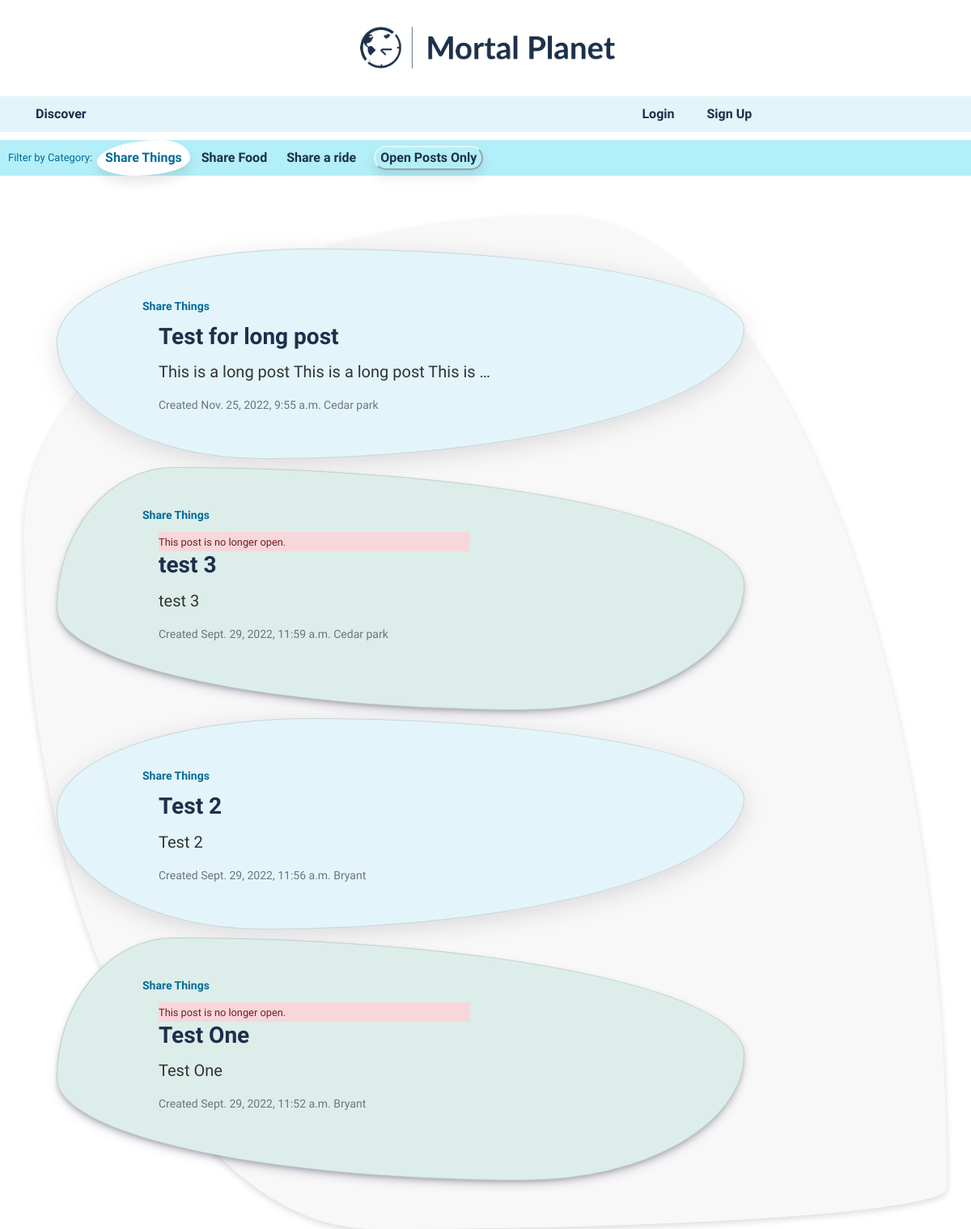
Page /categories/1 on the earlier database version.
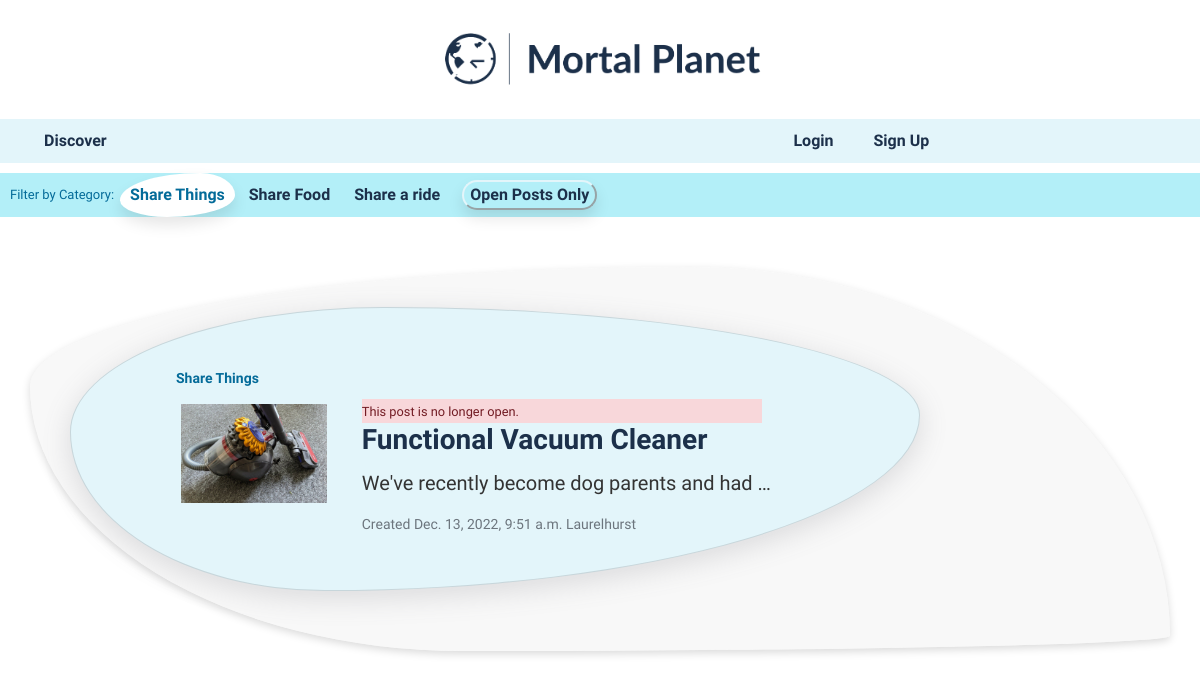
Same page on the later database version.
### mortalplanet/models.py (models this page shows)
class Category(models.Model):
    class Meta:
        verbose_name_plural = "categories"
    name = models.CharField(max_length=255)
    share = models.BooleanField(default=True)
    def __str__(self):
        return self.name

class Post(models.Model):
    open = models.BooleanField(default=True)
    category = models.ForeignKey("Category", on_delete=models.SET_NULL, blank=True, null=True)
    location = models.ForeignKey("Location",on_delete=models.SET_NULL, blank=True, null=True)
    creation_time = models.DateTimeField(auto_now_add=True)
    description = models.TextField(blank=True)
    image = models.ImageField(upload_to='PostImages',null=True,blank=True)
    poster = models.ForeignKey("User", on_delete=models.CASCADE, related_name="posts")
    title = models.CharField(max_length=255)

class Location(models.Model):
    class Meta:
        verbose_name_plural = "locations"
    area = models.CharField(max_length=255)
    def __str__(self):
        return self.area

### mortalplanet/views.py (the view)
# urls.py: path("categories/<int:category_id>", views.category, name="category"),
def category(request, category_id):
    category = get_object_or_404(Category, pk=category_id)
    if (category_id in [4,5,6]):
        categories=Category.objects.filter(share=False)
    else:
        categories=Category.objects.filter(share=True)
    post = Post.objects.filter(category=category).order_by("-creation_time").all()
    return render(request, "mortalplanet/filteredPosts.html", {
        "posts": post,
        "categories": categories,
    })

### mortalplanet/templates/mortalplanet/filteredPosts.html (shortened to what this page needs)
{% extends "mortalplanet/layout.html" %}
{% load static %}
{% block body %}
<ul class="nav sub-nav">
    <p>Filter by Category:</p> &nbsp;
    {% for category in categories %}
    <li class="nav-item">
        <a class="nav-link" href="{% url 'category' category.id%}">
            {{category}}
        </a>
    </li>
    {% endfor %}
    <li>
        <button id="open-toggle"> Open Posts Only</button>
    </li>
</ul>
<div id="all-posts-view" class="posts-view container">
    {% for post in posts %}
    <div class="card card-block">
        <small class="post-category heading-five">{{post.category}}</small>
        <a href="{% url 'post' post.id %}">
            <div class="row no-gutters">
                {% if post.image%}
                <div class="col-3">
                    <img src="{{post.image.url }}" class="card-img" alt="{{ post.title }}">
                </div>
                {% endif %}
                <div class="col-8">
                    <div class="card-body">
                        {% if not post.open %}
                        <div class="alert-danger">
                            <small>This post is no longer open.</small>
                        </div>
                        {% endif %}
                        <h5 class="card-title heading-two">
                            {{ post.title }}
                        </h5>
                        <p class="card-text card-text-description paragraph-three">{{ post.description }}</p>
                        <p class="card-text paragraph-five text-muted">Created {{ post.creation_time }}
                                {{post.location}}</p>
                    </div>
                </div>
            </div>
        </a>
    </div>
    {% empty %}
    NO POSTS FOR THIS TOPIC
    {% endfor %}
</div>
{% endblock %}

### mortalplanet/templates/mortalplanet/layout.html (shortened to what this page needs)
{% load static %}
<!DOCTYPE html>
<html lang="en">
<head>
    <link rel="stylesheet" href="https://cdnjs.cloudflare.com/ajax/libs/animate.css/4.1.1/animate.min.css" />
    <link rel="stylesheet" href="https://stackpath.bootstrapcdn.com/bootstrap/4.4.1/css/bootstrap.min.css"
>
    <link href="{% static 'mortalplanet/style.css' %}" rel="stylesheet">
</head>
<body>
    <div class="logo">
        <a href="{% url 'index' %}">
            <img src="/media/logo/logo.PNG">
        </a>
    </div>
    <ul class="nav main-nav">
        <li class="nav-item">
            <a class="nav-link" href="{% url 'discover' %}">Discover</a>
        </li>
        {% if user.is_authenticated %}
        <li class="nav-item">
            <a class="nav-link" href="{% url 'share' %}">Share</a>
        </li>
        <li class="nav-item">
            <a class="nav-link" href="{% url 'engage' %}">Enagage</a>
        </li>
        <li class="nav-item nav-right">
            <a class="nav-link" href="{% url 'profile' user.id %}"><span class="material-icons">person</span> </a>
        </li>
        <li class="nav-item">
            <a class="nav-link" href="{% url 'logout' %}">Logout</a>
        </li>
        {% else %}
        <li class="nav-item nav-right">
            <a class="nav-link" href="{% url 'login' %}">Login</a>
        </li>
        <li class="nav-item">
            <a class="nav-link" href="{% url 'register' %}">Sign Up</a>
        </li>
        {% endif %}
    </ul>
    {% block body %}
    {% endblock %}
</body>
</html>

### mortalplanet/static/mortalplanet/style.css (style rules this page uses)
body { font-family: 'Titillium Web', sans-serif; }
.nav.main-nav { max-height: 46px; align-items: center; }
.nav.main-nav a { font-weight: 600; max-height: 46px; padding: 10px; }
.main-nav { background-color: #E3F5FA; margin: 1% 0% 0% 0%; padding: 0% 0% 0% 2% }
.main-nav a { color: #1C304A; margin: 0px 10px; }
@media screen and (max-width:1259px) { .main-nav .nav-right { margin-left: 55%; } }
.nav.sub-nav { max-height: 46px; align-items: center; }
.nav.sub-nav p { margin: 0px; color: #046B99; font-size: small; }
.nav.sub-nav a { font-weight: 600; max-height: 46px; padding: 10px; }
.sub-nav { background-color: #B3EFF8; margin: 10px 0px; padding: 0px 10px; }
.sub-nav a { margin: 0px 2px; color: #1C304A; }
.sub-nav .nav-link[aria-current="page"] { border-radius: 70% 30% 59% 41% / 62% 50% 50% 38%; color: #046B99; background-color: #ffff; box-shadow: 0px 8px 15px rgba(0, 0, 0, 0.1); }
.sub-nav button { font-weight: 600; background-color: #B3EFF8; color: #1C304A; border-color: #E3F5FA; border-radius: 45px; box-shadow: 0px 8px 15px rgba(0, 0, 0, 0.1); margin: 0px 10px; }
.logo img { max-width: 350px; }
.logo { display: flex; align-content: center; justify-content: center; }
.posts-view.container { margin-top: 50px; padding: 30px; padding-bottom: 50px; background-color: rgba(243, 243, 243, .6); border-radius: 58% 42% 62% 38% / 31% 96% 4% 69%; box-shadow: rgba(0, 0, 0, 0.15) 0px 3px 8px; }
.card-text-description { max-width: 500px; max-height: 150px; overflow: hidden; white-space: nowrap; text-overflow: ellipsis; }
.card-title { max-width: 500px; max-height: 200px; overflow: hidden; white-space: nowrap; text-overflow: ellipsis; }
.card-block:nth-child(odd) { padding: 55px 85px 50px 100px; background-color: #E3F5FA; border-radius: 37% 63% 70% 30% / 44% 38% 62% 56%; box-shadow: rgba(100, 100, 111, 0.2) 0px 7px 29px 0px; }
.card-block { display: flex; justify-content: center; width: 850px; max-height: 300px; margin: 10px; }
.card-block img { display: block; padding: 10px 10px 10px 10px; max-height: 200px; max-width: 100%; width: auto; height: auto; }
.card-body { margin-left: 20px; padding: 5px !important; }
.card-body .alert-danger { max-width: 400px; }
.heading-five { padding: 5px; color: #046B99; font-size: 14px; font-weight: 600; }
.heading-two { font-size: 28px; font-weight: 600; color: #1C304A; }
.paragraph-three { font-size: 20px; font-weight: 400; color: #333333; }
.paragraph-five { font-size: 14px; font-weight: 400; color: #333333; }

Differences in the rows shown:
removed Post: category "Share Things", title "Test for long post", description "This is a long post This is a long post This is…", creation_time "Nov. 25, 2022, 9:55 a.m.", location "Cedar park"
removed Post: category "Share Things", open "This post is no longer open.", title "test 3", description "test 3", creation_time "Sept. 29, 2022, 11:59 a.m.", location "Cedar park"
removed Post: category "Share Things", title "Test 2", description "Test 2", creation_time "Sept. 29, 2022, 11:56 a.m.", location "Bryant"
removed Post: category "Share Things", open "This post is no longer open.", title "Test One", description "Test One", creation_time "Sept. 29, 2022, 11:52 a.m.", location "Bryant"
added Post: category "Share Things", image (picture), open "This post is no longer open.", title "Functional Vacuum Cleaner", description "We've recently become dog parents and had…", creation_time "Dec. 13, 2022, 9:51 a.m.", location "Laurelhurst"
